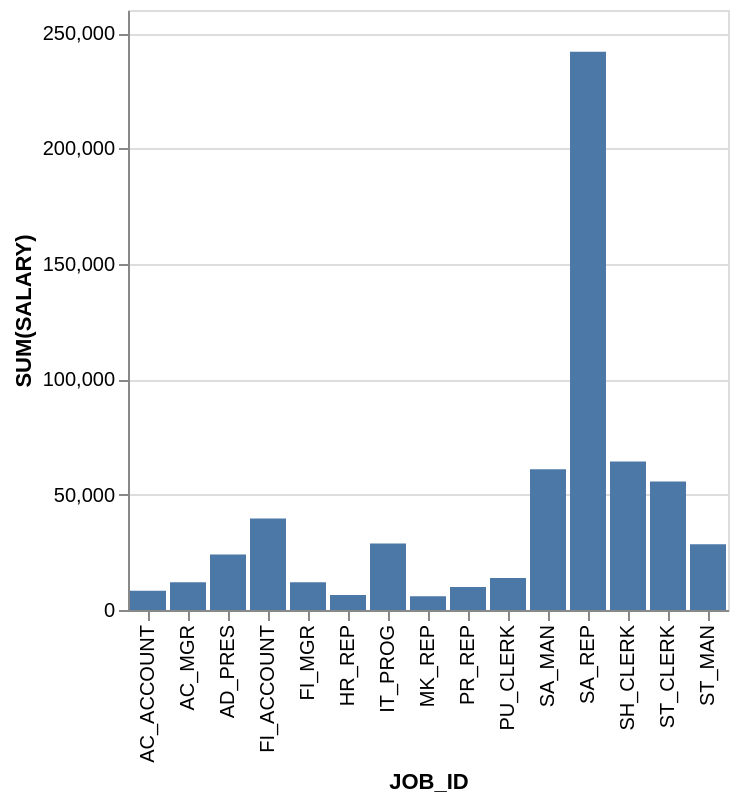

Describe this chart as a Vega-Lite specification.
### Vega-Lite specification from a JSON file in a GitHub repository (floating-point values rounded to 4 significant figures)
{"data": {"values": [{"x_data": "AC_ACCOUNT", "y_data": 8300}, {"x_data": "AC_MGR", "y_data": 12000}, {"x_data": "AD_PRES", "y_data": 24000}, {"x_data": "FI_ACCOUNT", "y_data": 39600}, {"x_data": "FI_MGR", "y_data": 12000}, {"x_data": "HR_REP", "y_data": 6500}, {"x_data": "IT_PROG", "y_data": 28800}, {"x_data": "MK_REP", "y_data": 6000}, {"x_data": "PR_REP", "y_data": 10000}, {"x_data": "PU_CLERK", "y_data": 13900}, {"x_data": "SA_MAN", "y_data": 61000}, {"x_data": "SA_REP", "y_data": 241900}, {"x_data": "SH_CLERK", "y_data": 64300}, {"x_data": "ST_CLERK", "y_data": 55700}, {"x_data": "ST_MAN", "y_data": 28500}]}, "mark": "bar", "encoding": {"x": {"field": "x_data", "type": "nominal", "title": "JOB_ID", "sort": "ascending"}, "y": {"field": "y_data", "type": "quantitative", "title": "SUM(SALARY)"}}}
